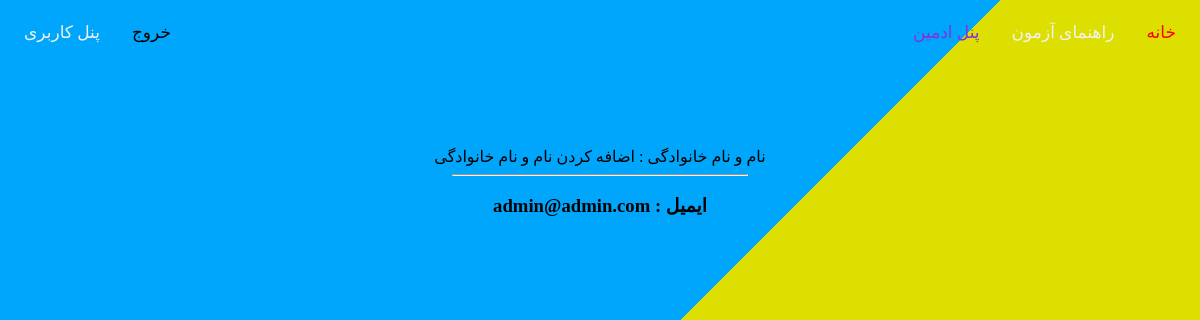
The app's page /user_pannel (signed in), older data.
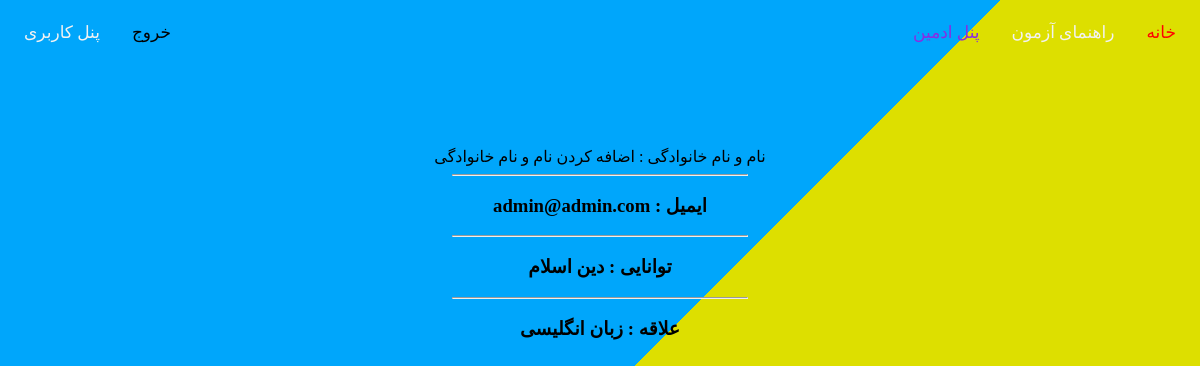
The same page, newer data.
### user_App/models.py (models this page shows, shortened)
class PersonModel(models.Model):
    user = models.OneToOneField(
        User,
        on_delete=models.CASCADE,
        related_name="user_person",
        verbose_name="کاربر"
    )
    ability = models.CharField(max_length=300, null=True, blank=True, verbose_name="توانایی های کاربر")
    favorite = models.CharField(max_length=300, null=True, blank=True, verbose_name="علاقه های کاربر")
    review = models.CharField(max_length=300, null=True, blank=True, verbose_name="ارزیابی کلی")
    class Meta:
        verbose_name = "بررسی شخصیتی"
        verbose_name_plural = "بررسی های شخصیت ها"

### user_App/views.py (the view)
# urls.py: path("user_pannel", views.UserPannelView.as_view(), name="user-pannel")
class UserPannelView(View):
    def get(self, request: HttpRequest):
        if request.user.id != None:
            user: User = User.objects.filter(email__iexact=request.user.email).first()
            person_model: PersonModel = PersonModel.objects.filter(user_id__exact=request.user.id).first()
            context = {
                "user":user,
                "person_model":person_model
            }
            return render(request, "user/user_pannel.html", context)
        else:
            login_form = RegisterForm()
            context = {
                "login_form": login_form
            }
            return render(request, "user/login.html", context)

### templates/user/user_pannel.html (shortened to what this page needs)
{% extends "shared/blank.html" %}
{% block content %}
    <br><br><br><br><br>
    {% if user.first_name == "" %}
        <div class="txt-userpannel"><a href="#"> نام و نام خانوادگی : اضافه کردن نام و نام خانوادگی</a></div>
        <hr class="hr-userpannel">
    {% else %}
        <h3 class="txt-userpannel">{{ user.first_name }} {{ user.last_name }}</h3>
        <hr class="hr-userpannel">
    {% endif %}
    <h3 class="txt-userpannel">{{ user.email }} : ایمیل </h3>
    {% if person_model.ability != None %}
        <hr class="hr-userpannel">
        <h3 class="txt-userpannel">توانایی :  {{ person_model.ability }}</h3>
    {% endif %}
    {% if person_model.favorite != None %}
         <hr class="hr-userpannel">
        <h3 class="txt-userpannel"> علاقه : {{ person_model.favorite }}</h3>
    {% endif %}
{% endblock %}

Row changes from the older to the newer data that the page shows:
added PersonModel: ability "دین اسلام", favorite "زبان انگلیسی"
Text that changed along with them:
text now shown: "توانایی : علاقه :"
